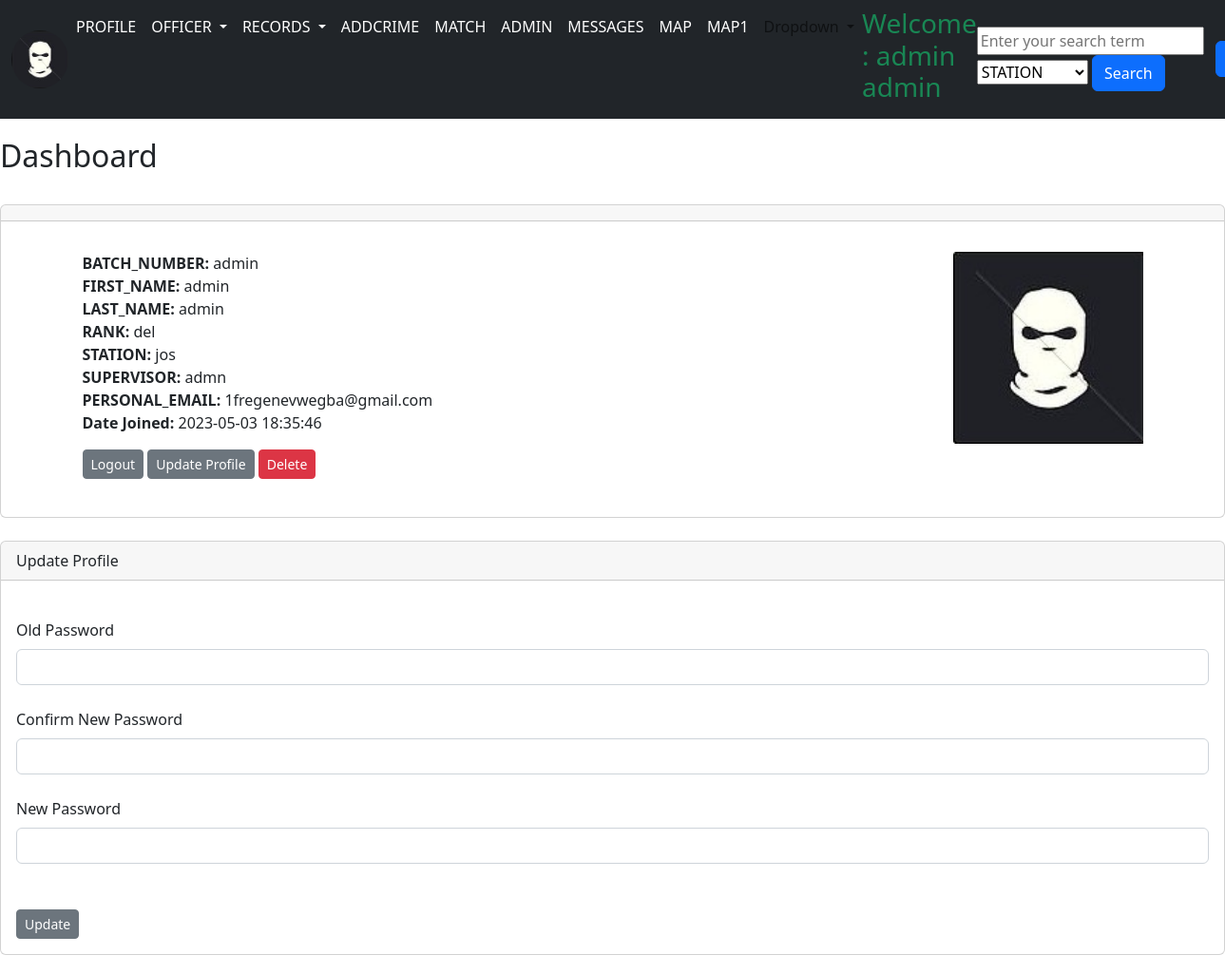
Screenshot of / (signed in) with the database file from the repository.
### models.py (models this page shows, shortened)
class User(db.Model, UserMixin):
    id = db.Column(db.Integer, primary_key=True)
    batchno = db.Column(db.String(20), unique=True, nullable=False)
    Phone_No = db.Column(db.String(21), nullable=True)
    Personal_email = db.Column(db.String(128), unique=True, nullable=False)
    first_name = db.Column(db.String(20), unique=False, nullable=False)
    last_name = db.Column(db.String(20), unique=False, nullable=False)
    rank = db.Column(db.String(20), unique=False, nullable=False)
    station = db.Column(db.String(120), db.ForeignKey('location.id'))
    profile_pic = db.Column(db.String(), nullable=True)
    dob = db.Column(db.DateTime, nullable=False)
    Supervisor_id = db.Column(
        db.String(128), nullable=False)
    active = db.Column(db.Boolean, default=False, nullable=False)
    gender = db.Column(db.String(20), unique=False, nullable=False)
    caught_by_user = db.relationship('Crimerecords', foreign_keys='Crimerecords.caught_by', backref='caught_by_id')
    messages_sent = db.relationship('Message', foreign_keys='Message.sender_id', backref='sender')
    messages_received = db.relationship('Message', foreign_keys='Message.recipient_id', backref='recipient')
    date_added = db.Column(db.DateTime, default=datetime.utcnow)
    password_hash = db.Column(db.String(128))

class Location(db.Model):
    id = db.Column(db.Integer, primary_key=True)
    name = db.Column(db.String(50))
    latitude = db.Column(db.Float)
    longitude = db.Column(db.Float)
    station_crimerecord = db.relationship('Crimerecords', foreign_keys='Crimerecords.station', backref='station_id')
    station_user = db.relationship('User', foreign_keys='User.station', backref='station_id')
    def __repr__(self):
        return (self.name)

### app.py (the view, shortened to what this page needs)
@app.route('/', methods=['GET', 'POST'])
@login_required
def index():
    form = PasswordUpdateForm()
    id = current_user.id
    user = User.query.get_or_404(id)
    return render_template('index.html',user=user, form=form)

### webforms.py
class PasswordUpdateForm(FlaskForm):
    old_password = PasswordField('Old Password', [
        validators.DataRequired(),
        validators.Length(min=2, message='Password must be at least 8 characters long')
    ])
    new_password = PasswordField('New Password', [
        validators.DataRequired(),
        validators.Length(min=2, message='Password must be at least 8 characters long'),
        validators.EqualTo('confirm_password', message='Passwords do not match')
    ])
    confirm_password = PasswordField('Confirm New Password', [
        validators.DataRequired(),
        validators.Length(min=2, message='Password must be at least 8 characters long')
    ])
    submit = SubmitField("Update")

### app.py (called while the page is built)
@login_manager.user_loader
def load_user(user_id):
	return User.query.get(int(user_id))

### Templates/index.html (shortened to what this page needs)
{% extends 'base.html' %}
{% block content %}
<h2>Dashboard</h2>
<br/>
<div class="card">
<div class="card-header">
</div>
<div class="card-body">
<p class="card-text">
<div class="container">
<div class="row">
	<div class="col-8">
<strong>BATCH_NUMBER:</strong>
{{ current_user.batchno }}<br/>
<strong>FIRST_NAME:</strong>
{{ current_user.first_name }}<br/>
<strong>LAST_NAME:</strong>
{{ current_user.last_name }}<br/>
<strong>RANK:</strong>
{{ current_user.rank }}<br/>
<strong>STATION:</strong>
{{ current_user.station_id }}<br/>
<strong>SUPERVISOR:</strong>
{{ current_user.Supervisor_id }}<br/>
<strong>PERSONAL_EMAIL:</strong>
{{ current_user.Personal_email }}<br/>
<strong>Date Joined:</strong>
{{ current_user.date_added }}<br/>
</p>
<a href="{{ url_for('logout')}}" class="btn btn-secondary btn-sm">Logout</a>
<a href="{{ url_for('update', id=current_user.id)}}" class="btn btn-secondary btn-sm">Update Profile</a>
<a href="{{ url_for('delete', id=current_user.id)}}" class="btn btn-danger btn-sm">Delete</a>
<br/><br/>
</div>
<div class="col-4">
	{% if current_user.profile_pic %}
	<img src="{{ url_for('static', filename='images/' + current_user.profile_pic)}}" width="200" align="right">
	{% else %}
	<img src="{{ url_for('static', filename='images/default_photo.jpg')}}" width="200" align="right">
	{% endif %}
</div>
</div>
<br/>
<div class="card">
  <div class="card-header">
    Update Profile
  </div>
  <div class="card-body">
  	<form  method="POST" enctype="multipart/form-data">
		<br/>
		{{ form.old_password.label(class="form-label") }}
		{{ form.old_password(class="form-control") }}
		<br/>
		{{ form.confirm_password.label(class="form-label") }}
		{{ form.confirm_password(class="form-control") }}
		<br/>
		{{ form.new_password.label(class="form-label") }}
		{{ form.new_password(class="form-control") }}
		<br/>
		<br/>
		{{ form.submit(class="btn btn-secondary btn-sm") }}
	</form>
</div>
</div>
{% endblock %}

### Templates/navbar.html (shortened to what this page needs)
<link href="../static/dist/css/bootstrap.min.css" rel="stylesheet">
<nav class="navbar navbar-expand-lg bg-dark">
  <link href="navbar.css" rel="stylesheet">
  <div class="container-fluid">
      {% if current_user.profile_pic %}
		<img src="{{ url_for('static', filename='images/' + current_user.profile_pic)}}" img class="img-profile rounded-circle" width="60x60">
		{% else %}
		<img src="{{ url_for('static', filename='images/default_photo.jpg')}}" img class="img-profile rounded-circle" width="60x60">
		{% endif %}
    <div class="collapse navbar-collapse" id="navbarSupportedContent">
      <ul class="navbar-nav me-auto mb-2 mb-lg-0">
        <li class="nav-item">
          <a class="nav-link px-2 text-white" aria-current="page" href="{{url_for('index')}}">PROFILE</a>
        </li>
        <li class="nav-item dropdown">
          <a class="nav-link dropdown-toggle text-white" href="" role="button" data-bs-toggle="dropdown" aria-expanded="false">
            OFFICER
          </a>
          <li class="nav-item dropdown">
            <a class="nav-link dropdown-toggle text-white" href="" role="button" data-bs-toggle="dropdown" aria-expanded="false">
              RECORDS
            </a>
        </li>
        <li class="nav-item">
          <a class="nav-link px-2 text-white" aria-current="page" href="{{url_for('addcrime')}}">ADDCRIME</a>
        </li>
         <li class="nav-item">
          <a class="nav-link px-2 text-white" aria-current="page" href="{{url_for('match')}}">MATCH</a>
        </li>
        {%if current_user.batchno == "admin"%}
        <li class="nav-item">
          <a class="nav-link px-2 text-white" aria-current="page" href="/admin">ADMIN</a>
        </li>
        {%endif%}
        <li class="nav-item">
          <a class="nav-link px-2 text-white" aria-current="page" href="/send_message">MESSAGES</a>
        </li>
        <li class="nav-item">
          <a class="nav-link px-2 text-white" aria-current="page" href="/map">MAP</a>
        </li>
        <li class="nav-item">
          <a class="nav-link px-2 text-white" aria-current="page" href="/map1">MAP1</a>
        </li>
        <li class="nav-item dropdown">
          <a class="nav-link dropdown-toggle" href="#" role="button" data-bs-toggle="dropdown" aria-expanded="false">
            Dropdown
          </a>
        </li>
        <li class="nav-item">
          <h3 class="text-success">Welcome : {{current_user.first_name }} {{current_user.last_name }}</h3>
        </li>
      </ul>
    </div>
    <form method="POST" action="{{ url_for('search') }}">
      <input type="text" name="search_term" placeholder="Enter your search term">
      <select name="filter_option">
        <option value="last_name">STATION</option>
      </select>
      <button type="submit" class="btn btn-primary">Search</button>
    </form>
  </div>
<a href="{{url_for('logout')}}" class="btn btn-primary btn-block">Logout</a>
</nav>

### static/css/navbar.css (style rules this page uses)
body { padding-bottom: 20px; }
.navbar { margin-bottom: 20px; }

### rows the page displays
User: first_name "admin", last_name "admin", batchno "admin", rank "del", Supervisor_id "admn", Personal_email "1fregenevwegba@gmail.com", date_added "2023-05-03 18:35:46"
Location: station_id "jos"
